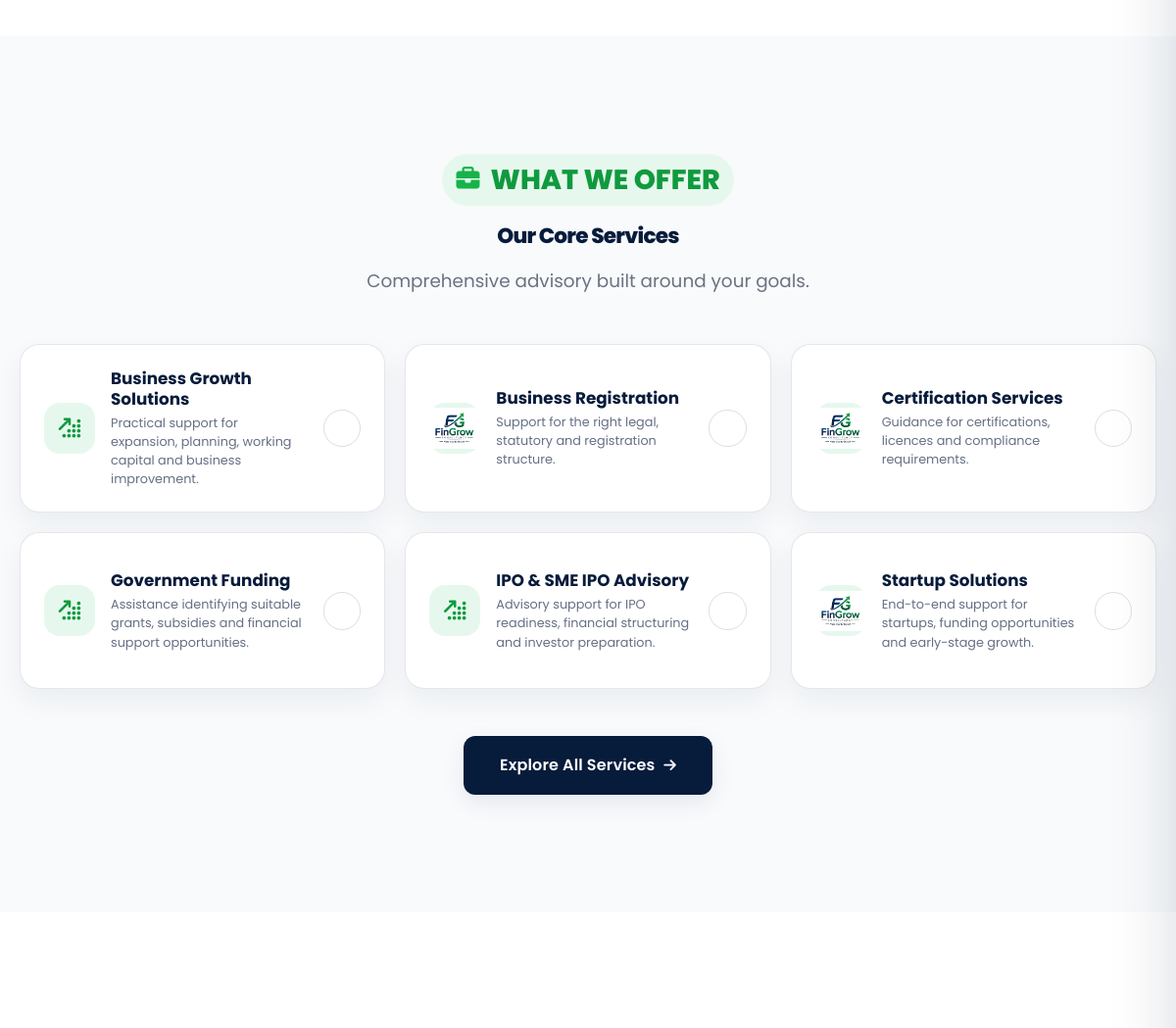
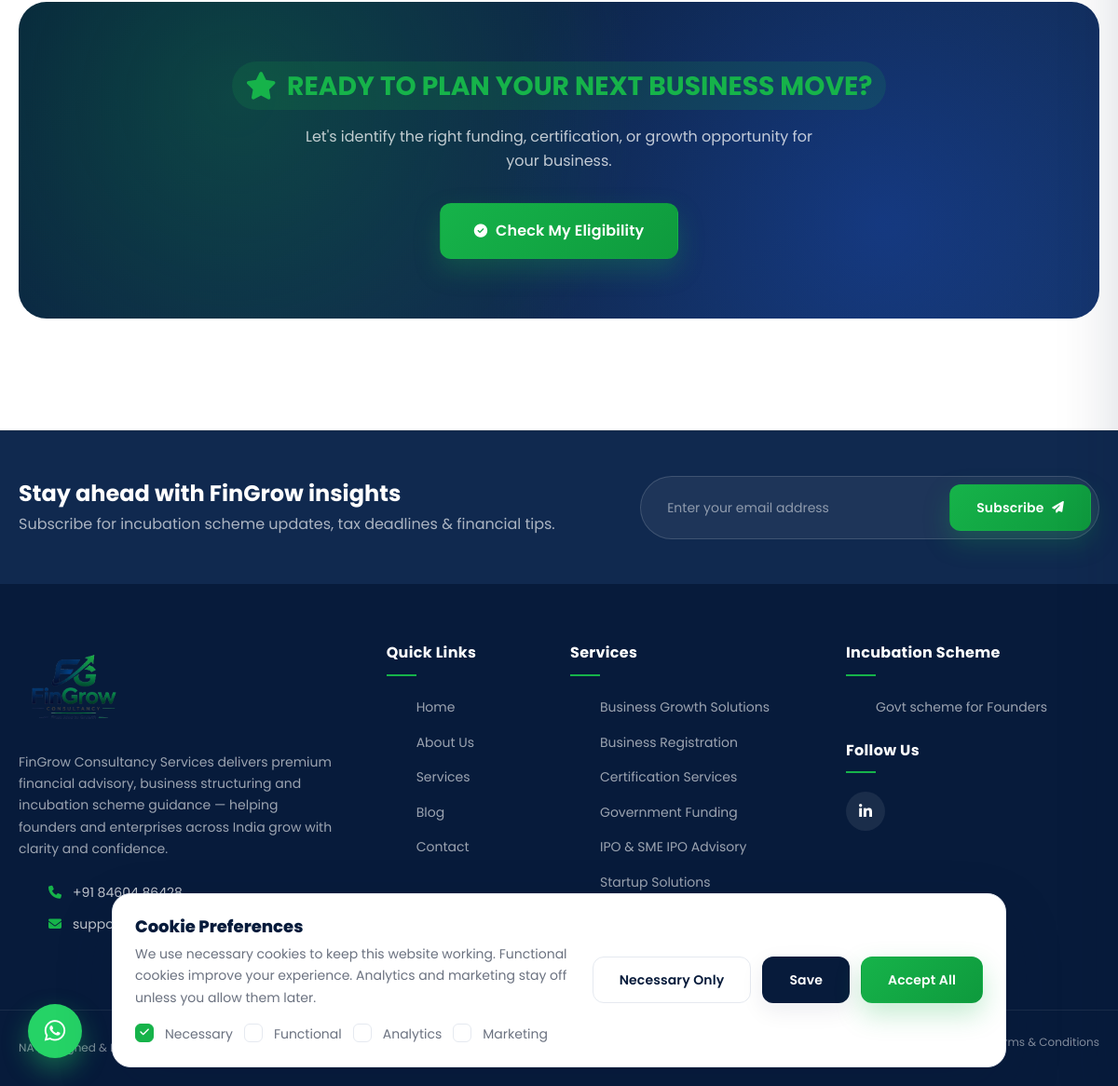
The app's page / (lower part), older data (2 pictures, top to bottom).
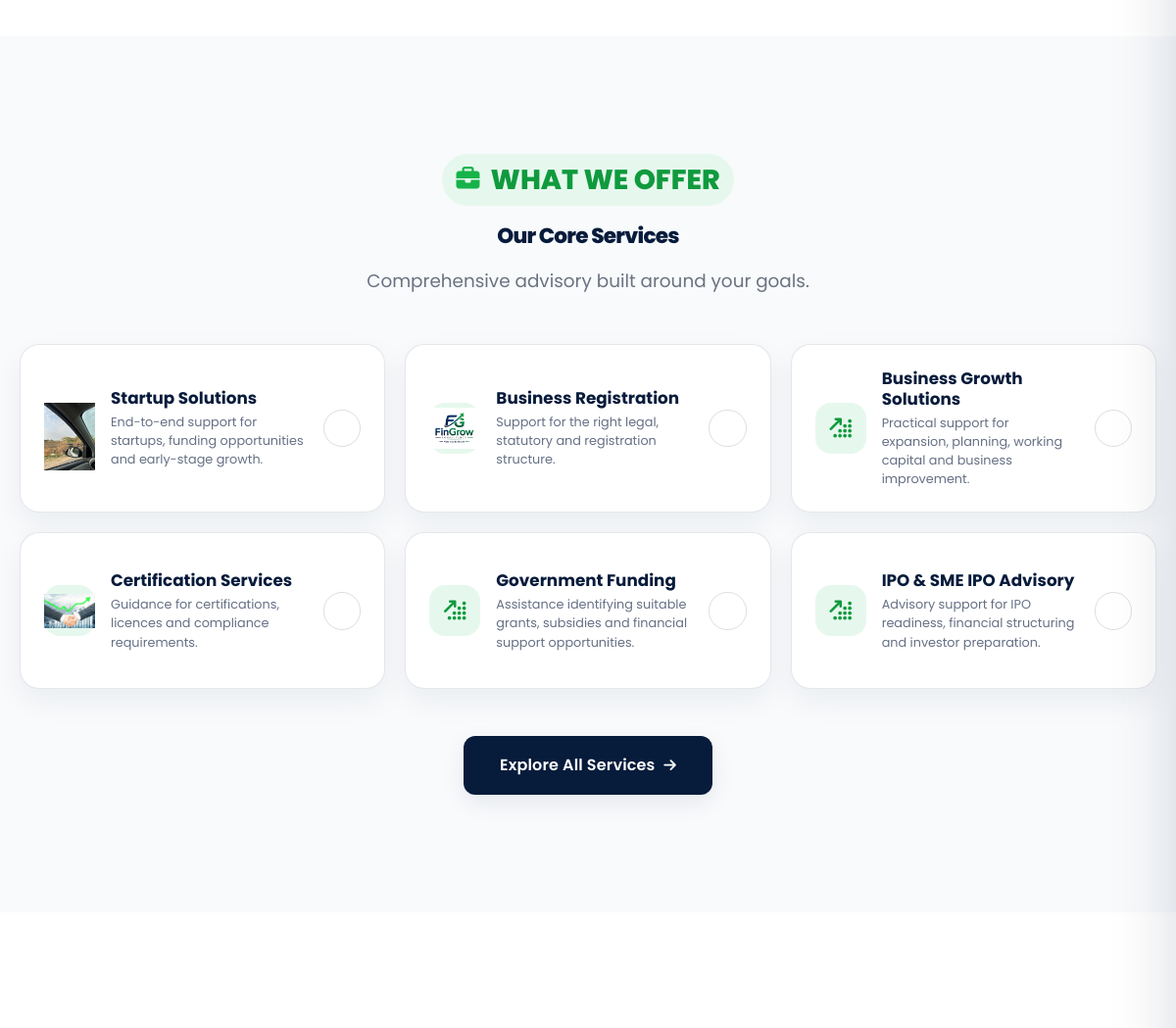
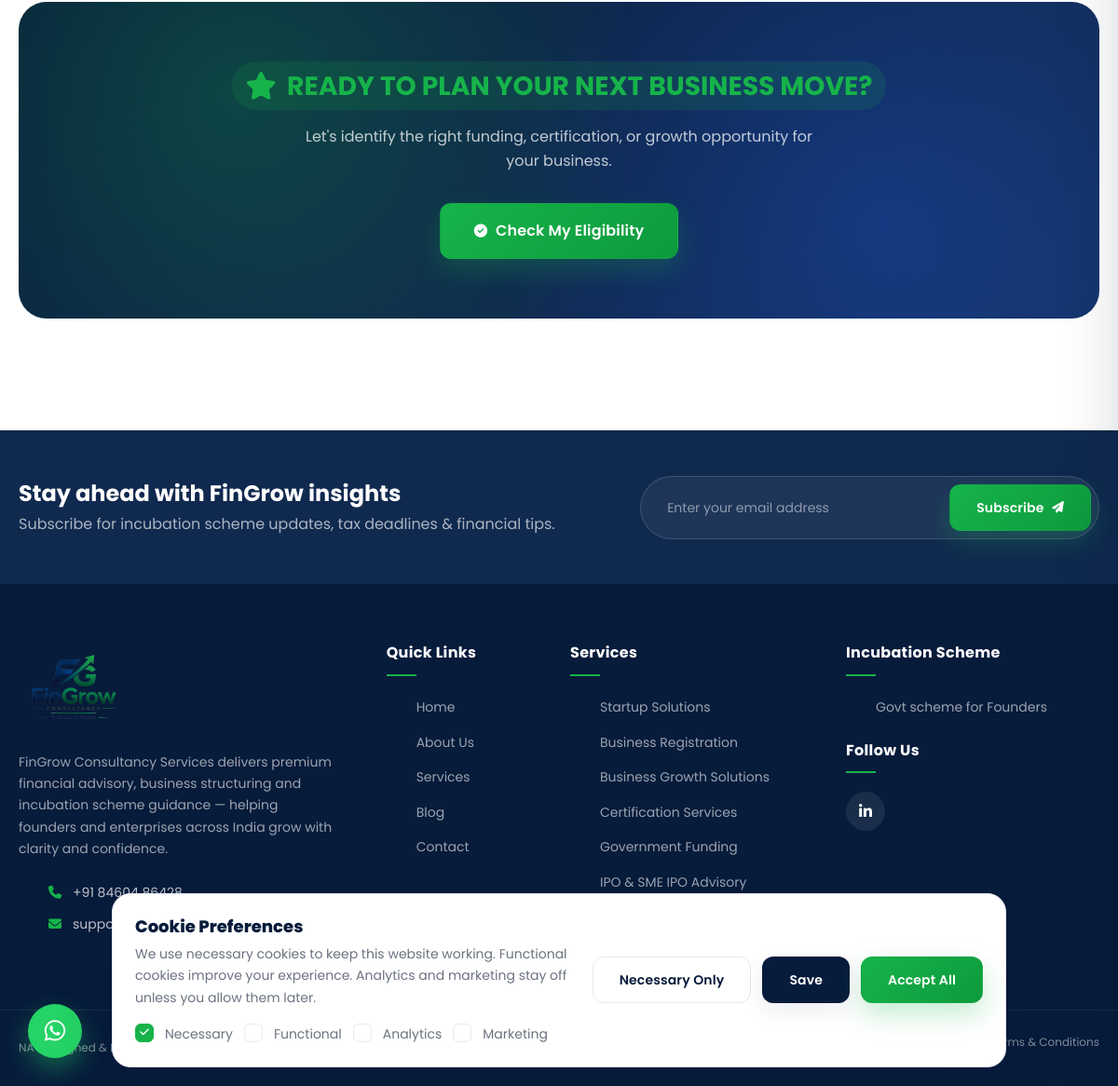
The same page, newer data (2 pictures, top to bottom).
### website/models.py (models this page shows, shortened)
class ServiceCategory(models.Model):
    name = models.CharField(max_length=150)
    slug = models.SlugField(max_length=170, unique=True)
    description = models.TextField(blank=True)
    image = models.ImageField(upload_to="service-categories/", blank=True, null=True)
    display_order = models.PositiveIntegerField(default=0, help_text="Use 1 for the first category, 2 for the second, 3 for the third, and so on. Lower numbers appear first.")
    is_active = models.BooleanField(default=True)
    created_at = models.DateTimeField(default=timezone.now, editable=False)
    updated_at = models.DateTimeField(auto_now=True)
    class Meta:
        ordering = ["display_order", "name"]
        verbose_name = "Service Category"
        verbose_name_plural = "Service Categories"

class GovernmentScheme(models.Model):
    title = models.CharField(max_length=150)
    slug = models.SlugField(max_length=170, unique=True)
    short_description = models.TextField()
    description = models.TextField(blank=True)
    eligibility = models.TextField(blank=True)
    benefits = models.TextField(blank=True)
    required_documents = models.TextField(blank=True)
    featured_image = models.ImageField(upload_to="government-schemes/", blank=True, null=True)
    display_order = models.PositiveIntegerField(default=0)
    active = models.BooleanField(default=True)
    created_at = models.DateTimeField(default=timezone.now, editable=False)
    updated_at = models.DateTimeField(auto_now=True)
    class Meta:
        ordering = ["display_order", "title"]
        verbose_name = "Government Scheme"
        verbose_name_plural = "Government Schemes"

### website/views.py (the view)
# urls.py: 2. Add a URL to urlpatterns:  path('', views.home, name='home')
def home(request):
    categories = ServiceCategory.objects.filter(is_active=True).order_by("display_order", "name")
    posts = BlogPost.objects.filter(active=True, featured=True)[:3]
    return render(request, "home.html", {"categories": categories, "latest_posts": posts})

### website/context_processors.py (called while the page is built, shortened)
def website_settings(request):
    return {
        "website_settings": WebsiteSettings.objects.first(),
        "nav_services": Service.objects.filter(active=True)[:5],
        "nav_categories": ServiceCategory.objects.filter(is_active=True).order_by("display_order", "name"),
        "footer_categories": ServiceCategory.objects.filter(is_active=True).order_by("display_order", "name"),
        "nav_schemes": GovernmentScheme.objects.filter(active=True)[:5],
        "footer_services": Service.objects.filter(active=True)[:6],
        "footer_schemes": GovernmentScheme.objects.filter(active=True)[:6],
    }

def admin_dashboard(request):
    if not request.path.startswith("/admin") or not request.user.is_staff:
        return {}

### templates/home.html (shortened to what this page needs)
{% extends "base.html" %}
{% load static %}
{% block extra_css %}
<link rel="stylesheet" href="{% static 'css/home.css' %}">
{% endblock %}
{% block body_class %}fg-home-page{% endblock %}
{% block content %}
<section class="fg-section fg-section--white fg-home-about-snapshot">
</section>
<section class="fg-section fg-section--gray">
    <div class="container">
        <div class="fg-section-header fg-section-header--center" data-aos="fade-up">
            <h2 class="fg-section-heading-badge"><i class="fa-solid fa-briefcase"></i> What We Offer</h2>
            <h3 class="fg-section-title">Our Core Services</h3>
            <p class="fg-section-subtitle">Comprehensive advisory built around your goals.</p>
        </div>
        <div class="fg-category-grid">
            {% for category in categories %}{% include 'partials/category_card.html' %}{% empty %}<p>Services will be available shortly.</p>{% endfor %}
        </div>
        <div class="text-center mt-5"><a href="{% url 'services' %}" class="btn fg-btn fg-btn--primary fg-btn--lg">Explore All Services <i class="fa-solid fa-arrow-right"></i></a></div>
    </div>
</section>
<section class="fg-section fg-section--white">
    <div class="container">
        <div class="fg-cta" data-aos="zoom-in">
            <h2 class="fg-section-heading-badge">Ready to Plan Your Next Business Move?</h2>
            <p>Let's identify the right funding, certification, or growth opportunity for your business.</p>
            <div class="fg-cta__actions">
                <a href="{% url 'contact' %}" class="btn fg-btn fg-btn--green fg-btn--lg">
                    <i class="fa-solid fa-circle-check"></i> Check My Eligibility
                </a>
            </div>
        </div>
    </div>
</section>
{% endblock %}

### templates/base.html (shortened to what the changed rows need)
{% load static %}
<!DOCTYPE html>
<html lang="en">
<head>
    <link rel="stylesheet" href="https://cdn.jsdelivr.net/npm/bootstrap@5.3.3/dist/css/bootstrap.min.css">
    <link rel="stylesheet" href="https://cdnjs.cloudflare.com/ajax/libs/font-awesome/6.5.2/css/all.min.css">
    <link rel="stylesheet" href="{% static 'css/style.css' %}">
    {% block extra_css %}{% endblock %}
</head>
<body class="{% block body_class %}{% endblock %}">
<main id="fgMainContent" class="fg-main">
    {% block content %}{% endblock %}
</main>
<footer class="fg-footer">
    <div class="fg-footer__main">
        <div class="container">
            <div class="row gy-5">
                <div class="col-lg-3 col-md-6 col-6">
                    <ul class="fg-footer__links">
                        {% for category in footer_categories %}
                        <li><a href="{% url 'service_category' category.slug %}">{{ category.name }}</a></li>
                        {% endfor %}
                    </ul>
                </div>
                <div class="col-lg-3 col-md-6">
                    <ul class="fg-footer__links">
                        {% for scheme in footer_schemes %}
                        <li><a href="{% url 'government_scheme_detail' scheme.slug %}">{{ scheme.title }}</a></li>
                        {% endfor %}
                    </ul>
                </div>
            </div>
        </div>
    </div>
<section class="fg-cookie-consent" id="fgCookieConsent" aria-label="Cookie consent" aria-hidden="true">
    <div class="fg-cookie-consent__content">
        <h2>Cookie Preferences</h2>
    </div>
</section>
</body>
</html>

### templates/partials/category_card.html (shortened to what this page needs)
{% load static %}
<a class="fg-category-card" href="{% url 'service_category' category.slug %}">
    <span class="fg-category-card__icon">{% if category.image %}<img src="{{ category.image.url }}" alt="" loading="lazy">{% else %}<i class="fa-solid fa-arrow-up-right-dots" aria-hidden="true"></i>{% endif %}</span>
    <span class="fg-category-card__body"><strong>{{ category.name }}</strong><span>{{ category.description|default:'Focused support for your business goals.'|truncatechars:150 }}</span></span>
    <span class="fg-category-card__arrow"></span>
</a>

Row changes from the older to the newer data that the page shows:
changed ServiceCategory "Startup Solutions": image: a different picture; moves up the list
changed ServiceCategory "Business Registration": moves down the list
changed ServiceCategory "Certification Services": image: a different picture
